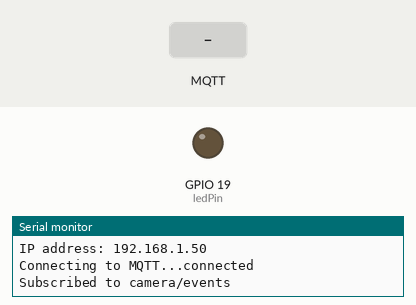
A sketch run on a simulated ESP32. Shown: output pins drawn as LEDs (lit = HIGH), the last lines printed to the serial monitor. The test bench sets the inputs (shaded band). WiFi joins after 1.5 s; servers stay silent unless stated; no MQTT or app messages arrive unless stated.

Above: at 2.7 s.
2.8 s: MQTT message "tvmonitor detected" arrives on the first subscribed topic
At 3.2 s:
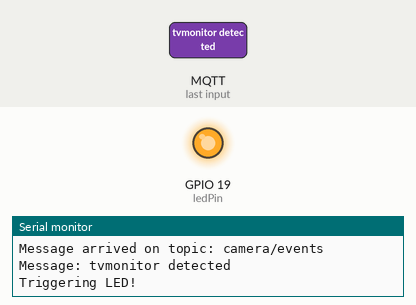
4.8 s: MQTT message "1" arrives on the first subscribed topic
6.3 s: MQTT message "on" arrives on the first subscribed topic
Timing chart, 0 to 9.3 s (numbered marks = the images above; inputs shaded):
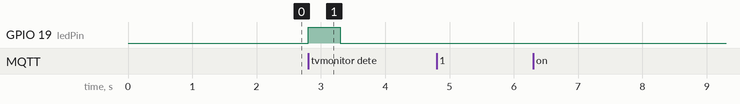

The sketch:

led_control.ino
```cpp
#include <WiFi.h>
#include <PubSubClient.h>

const char* ssid = "wifi_name";
const char* password = "wifi_password";
const char* mqtt_server = "X.X.X.X"; //Raspberry Pi IP

WiFiClient espClient;
PubSubClient client(espClient);

const int ledPin = 19; //using pin19 on esp32

void callback(char* topic, byte* payload, unsigned int length) {
  Serial.print("Message arrived on topic: ");
  Serial.println(topic);

  String msg;
  for (int i = 0; i < length; i++) msg += (char)payload[i];

  Serial.print("Message: ");
  Serial.println(msg);

  if (msg == "tvmonitor detected") {
    Serial.println("Triggering LED!");
    digitalWrite(ledPin, HIGH);
    delay(500);
    digitalWrite(ledPin, LOW);
  }
}

void reconnect() {
  while (!client.connected()) {
    Serial.print("Connecting to MQTT...");
    if (client.connect("ESP32Client")) {
      Serial.println("connected");
      client.subscribe("camera/events");
      Serial.println("Subscribed to camera/events");
    } else {
      Serial.print("failed, rc=");
      Serial.print(client.state());
      Serial.println(" try again in 2 seconds");
      delay(2000);
    }
  }
}

void setup() {
  Serial.begin(115200);
  pinMode(ledPin, OUTPUT);

  WiFi.begin(ssid, password);
  while (WiFi.status() != WL_CONNECTED) {
    delay(500);
  }

  client.setServer(mqtt_server, 1883);
  client.setCallback(callback);

  Serial.println("\nConnected!");
  Serial.print("IP address: ");
  Serial.println(WiFi.localIP());
}

void loop() {
  if (!client.connected()) reconnect();
  client.loop();
}
```

Measured:
- after the input at 2.8 s, GPIO 19 (ledPin): LOW → HIGH at once, → LOW 0.50 s later
